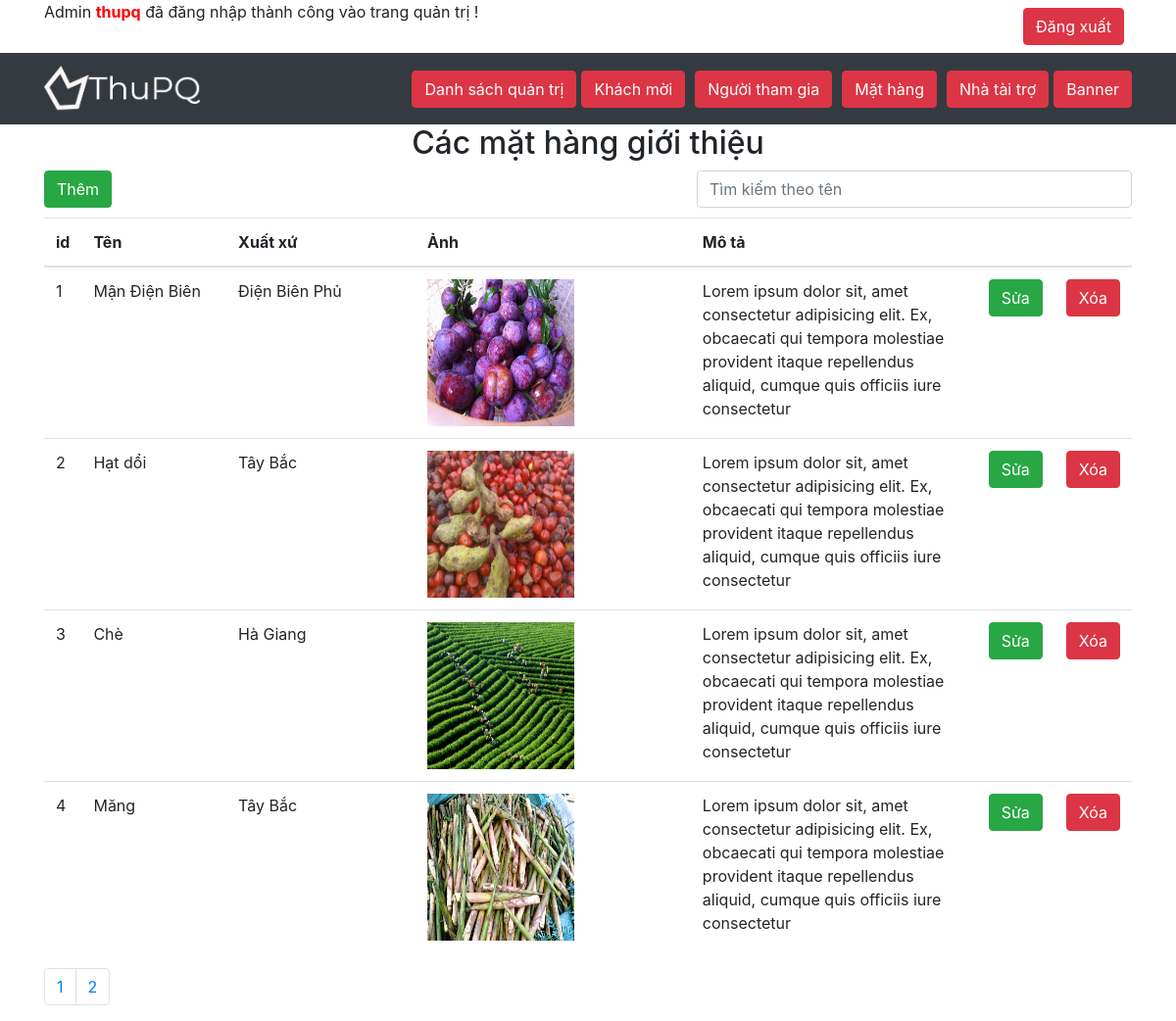
The app's page /admin/mathang/index.php (signed in) with its own data.
### tables this page shows
CREATE TABLE `mathang` (
  `id` int(8) NOT NULL,
  `ten` varchar(100) NOT NULL,
  `xuatxu` varchar(100) NOT NULL,
  `anh` varchar(100) NOT NULL,
  `mota` varchar(500) NOT NULL
);

### admin/mathang/index.php (the view, shortened to what this page needs)
<!DOCTYPE html>
<html lang="en">
<head>
	<link rel="stylesheet" type="text/css" href="../../css/admin.css">
	<link rel="stylesheet" type="text/css" href="../../css/bootstrap.css">
	<link rel="stylesheet" href="https://maxcdn.bootstrapcdn.com/font-awesome/4.7.0/css/font-awesome.min.css">
</head>
<body>
	<header>
		<div class="container">
			<div class="d-flex">
			<p>Admin <strong style="color:red;"><?php echo $_SESSION['username'] ?></strong> đã đăng nhập thành công vào trang quản trị !</p>
				<div class="p-2 ml-auto">
					<a href="../logout.php">
						<button type="button" class="btn btn-danger">Đăng xuất</button>
					</a>
				</div>
			</div>
		</div>
	</header>
	<nav class="navbar navbar-expand-sm bg-dark navbar-dark">
		<div class="container">
		  	<a class="navbar-brand" href="../index.php"><img src="../../images/your-logo.png" alt="logo" style="max-width: 160px;"></a>
		  	<ul class="navbar-nav">
			    <li class="nav-item">
				<a href="../index.php"><button type="button" class="btn btn-danger"> Danh sách quản trị</button></a>
			    </li>
		 		<li class="nav-item">
				 	<a href="../khachmoi/"><button type="button" class="btn btn-danger" style="margin: 0 5px;">Khách mời</button></a>
		  		</li>
		  		<li class="nav-item">
				  	<a href="../nguoithamgia/"><button type="button" class="btn btn-danger"style="margin: 0 5px;">Người tham gia</button></a>
		  		</li>
		  		<li class="nav-item">
				  	<a href="../mathang/"><button type="button" class="btn btn-danger"style="margin: 0 5px;">Mặt hàng</button></a>
		  		</li>
		  		<li class="nav-item">
				  	<a href="../taitro/"><button type="button" class="btn btn-danger"style="margin: 0 5px;">Nhà tài trợ</button></a>
		  		</li>
		  		<li class="nav-item">
				  	<a href="../banner/"><button type="button" class="btn btn-danger">Banner</button></a>
		  		</li>
		  	</ul>
		</div>
	</nav>
	<div class="container">
        <div id="header">
            <h2 style="text-align: center;">Các mặt hàng giới thiệu</h2>
        </div>
        <div>
            <button type="button" class="btn btn-success" data-toggle="modal" data-target="#myModal">Thêm</button>
            <input type="text" class="timkiem form-control" name="" placeholder="Tìm kiếm theo tên" style="margin-bottom: 10px;width:40%;float:right;">
        </div>
        <div id="table-data">
        <table class="table table-hover">
			    <thead>
                    <tr>
			      		<th>id</th>
				        <th>Tên </th>
				        <th>Xuất xứ</th>
				        <th>Ảnh</th>
				        <th>Mô tả</th>
				        <th></th>
				        <th></th>
			      	</tr>
			    </thead>
			    <tbody class="danhsach">
                    <?php
                    $conn = mysqli_connect('localhost','root','','hoithao');
                    $page = 1;
                    $rowperpage = 4;
                    $perrow= $page*$rowperpage - $rowperpage;
                    $total_rows = mysqli_num_rows(mysqli_query($conn,"SELECT * FROM `mathang` "));
                    $total_page = ceil($total_rows/$rowperpage);
                    $list_pages= '';
                    for($i=1; $i<=$total_page; $i++){
                        $list_pages .= '<li class="page-item"><a class="page-link" href="#">'.$i.'</a></li>';
                    }
                    $sql = "SELECT * FROM mathang LIMIT $perrow, $rowperpage";
                    $query = mysqli_query($conn,$sql);
                    while($row = mysqli_fetch_assoc($query)){
                    ?>
                    <tr>
                        <td><?php echo $row['id'] ?></td>
                        <td style="width:15%;"><?php echo $row['ten'] ?></td>
						<td style="width:20%;"><?php echo $row['xuatxu'] ?></td>
                        <td style="width:30%;"><img src="../../images/mathang/<?php echo $row['anh'] ?>.jpg" style="width: 150px;height:150px;"></td>
                        <td style="width:30%;"><?php echo $row['mota'] ?></td>
                        <td>
							<button type="button" class="btn btn-success" onclick="getUser(<?php echo $row['id'] ?>)">Sửa</button>
						</td>
                        <td>
                            <button type="button" class="btn btn-danger" onclick="deleteSP(<?php echo $row['id'] ?>)">Xóa</button>
                        </td>
                    </tr>
                    <?php }?>
			    </tbody>
            </table>
            <div align='center'>
                <ul class="pagination phantrang">
                    <?php echo $list_pages;?>
                </ul>
            </div>
        </div>
    </div>
</body>
</html>

### css/admin.css (style rules this page uses)
* { margin: 0; box-sizing: border-box; padding: 0; }
img { max-width: 100%; }

### records on screen
mathang: id "1", ten "Mận Điện Biên", xuatxu "Điện Biên Phủ", anh (picture), mota "Lorem ipsum dolor sit, amet consectetur adipisicing elit. Ex, obcaecati qui tempora molestiae provident itaque repellendus aliquid, cumque quis officiis iure consectetur"
mathang: id "2", ten "Hạt dổi", xuatxu "Tây Bắc", shows a picture, mota "Lorem ipsum dolor sit, amet consectetur adipisicing elit. Ex, obcaecati qui tempora molestiae provident itaque repellendus aliquid, cumque quis officiis iure consectetur"
mathang: id "3", ten "Chè", xuatxu "Hà Giang", shows a picture, mota "Lorem ipsum dolor sit, amet consectetur adipisicing elit. Ex, obcaecati qui tempora molestiae provident itaque repellendus aliquid, cumque quis officiis iure consectetur"
mathang: id "4", ten "Măng", xuatxu "Tây Bắc", anh (picture), mota "Lorem ipsum dolor sit, amet consectetur adipisicing elit. Ex, obcaecati qui tempora molestiae provident itaque repellendus aliquid, cumque quis officiis iure consectetur"

### other values on screen
$_SESSION['username'] "thupq"
